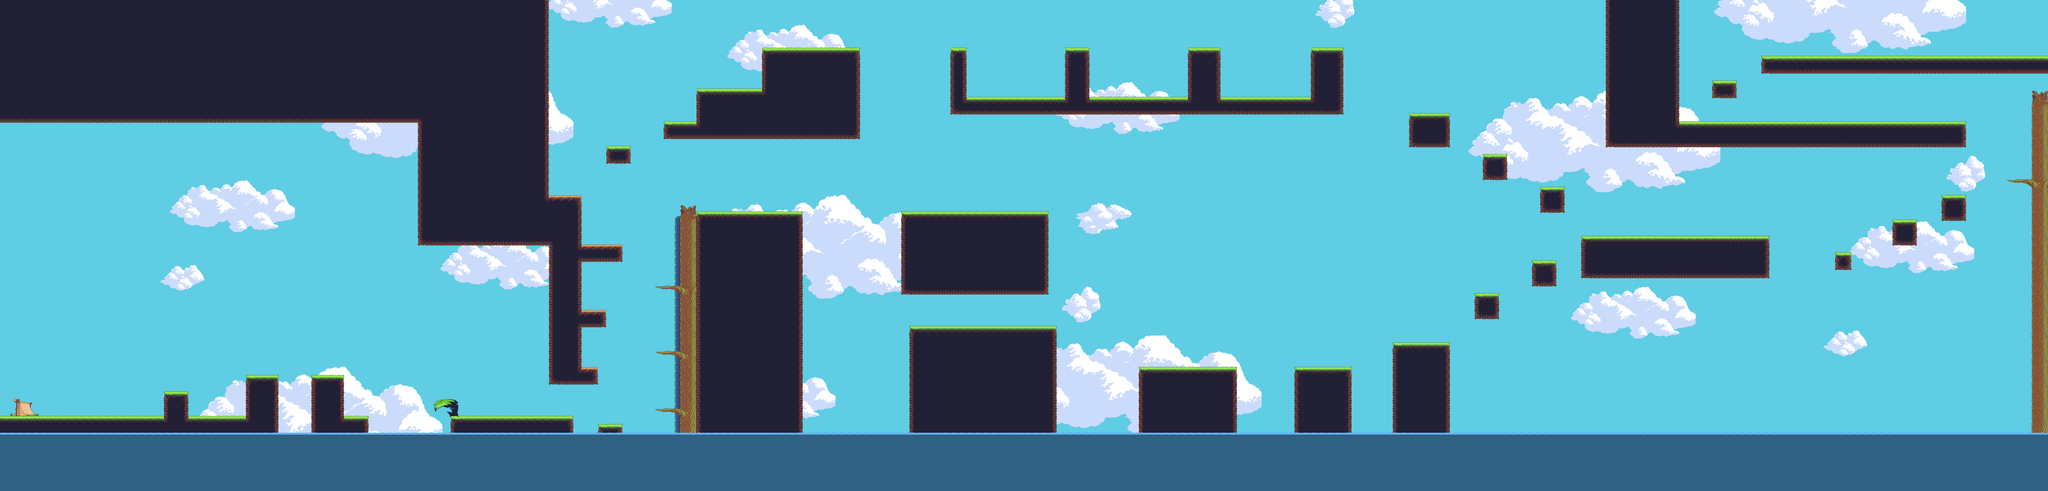

The image is a tile-based game level rendered from a .tmx file. Its description and source (layers, tilesets, objects; grid data summarised) follow:
An orthogonal 250x60 tile map with 32x32 px tiles, 5 tile layers (Last Background, Clouds, SubScenario, Scenario, ...), 1 hidden layer not drawn, 8 tilesets and 77 objects (50x wall, 16x Coin, 8x Enemy, LevelEnd, death, ...).

<map version="1.0" orientation="orthogonal" renderorder="right-down" width="250" height="60" tilewidth="32" tileheight="32" nextobjectid="128">
 <properties>
  <property name="Name" value="Level1" />
 </properties>
 <tileset firstgid="1" name="Scenario" tilewidth="32" tileheight="32" tilecount="420" columns="28">
  <image source="Jungle_terrain.png" width="896" height="480" />
 </tileset>
 <tileset firstgid="421" name="Objects" tilewidth="32" tileheight="32" tilecount="208" columns="16">
  <image source="tile_jungle_plants_objects.png" width="512" height="416" />
 </tileset>
 <tileset firstgid="629" name="objects" tilewidth="32" tileheight="32" tilecount="91" columns="13">
  <image source="objects.PNG" width="416" height="224" />
 </tileset>
 <tileset firstgid="720" name="clouds" tilewidth="32" tileheight="32" tilecount="299" columns="23">
  <image source="clouds.png" width="754" height="416" />
 </tileset>
 <tileset firstgid="1019" name="background_colors" tilewidth="32" tileheight="32" tilecount="32" columns="8">
  <image source="background_colors.png" width="256" height="128" />
 </tileset>
 <tileset firstgid="1051" name="big cloud" tilewidth="32" tileheight="32" tilecount="544" columns="32">
  <image source="big cloud.png" width="1052" height="550" />
 </tileset>
 <tileset firstgid="1595" name="Walkability" tilewidth="32" tileheight="32" tilecount="4" columns="2">
  <image source="walkability.png" width="64" height="64" />
 </tileset>
 <tileset firstgid="1599" name="end_tileset" tilewidth="32" tileheight="32" tilecount="32" columns="8">
  <image source="background_colors.png" width="256" height="128" />
 </tileset>
 <layer name="Last Background" width="250" height="60">
  <data>[15000 cells, 15000 non-empty, 2 distinct tile ids]</data>
 </layer>
 <layer name="Clouds" width="250" height="60">
  <properties>
   <property name="Parallax speed" type="float" value="0.1" />
  </properties>
  <data>[15000 cells, 3467 non-empty, 672 distinct tile ids]</data>
 </layer>
 <layer name="SubScenario" width="250" height="60">
  <properties>
   <property name="Parallax speed" type="float" value="1" />
  </properties>
  <data>[15000 cells, 127 non-empty, 23 distinct tile ids]</data>
 </layer>
 <layer name="Scenario" width="250" height="60">
  <properties>
   <property name="Parallax speed" type="float" value="1" />
  </properties>
  <data>[15000 cells, 3924 non-empty, 42 distinct tile ids]</data>
 </layer>
 <layer name="Sea" width="250" height="60">
  <properties>
   <property name="Parallax speed" type="float" value="0.5" />
  </properties>
  <data>[15000 cells, 2000 non-empty, 3 distinct tile ids]</data>
 </layer>
 <objectgroup color="#ff0000" name="Colliders">
  <object id="3" name="wall" x="640" y="1536" width="96.0039" height="96" />
  <object id="7" name="wall" x="0" y="1632" width="1088" height="64" />
  <object id="17" name="wall" x="1344" y="1632" width="96" height="64" />
  <object id="20" name="wall" x="1760.33" y="1634" width="479" height="59" />
  <object id="21" name="wall" x="2336" y="1664" width="96" height="32" />
  <object id="22" name="wall" x="2560" y="1600" width="96" height="32" />
  <object id="23" name="wall" x="2656" y="800" width="64" height="896" />
  <object id="24" name="wall" x="2560" y="1376" width="96" height="32" />
  <object id="25" name="wall" x="2560" y="1120" width="96" height="32" />
  <object id="26" name="wall" x="2144" y="1440" width="192" height="64" />
  <object id="27" name="wall" x="2270" y="1215" width="97" height="64" />
  <object id="28" name="wall" x="2272" y="960" width="160" height="64" />
  <object id="29" name="wall" x="2144" y="768" width="128" height="672" />
  <object id="31" name="wall" x="1632" y="0" width="512" height="960" />
  <object id="32" name="wall" x="0" y="0" width="1632" height="480" />
  <object id="33" name="wall" x="2720" y="832" width="416" height="864" />
  <object id="34" name="wall" x="3520" y="832" width="576" height="320" />
  <object id="36" name="wall" x="7584" y="768" width="96" height="96" />
  <object id="37" name="wall" x="7936" y="352" width="64" height="1344" />
  <object id="38" name="wall" x="7840" y="704" width="96" height="32" />
  <object id="39" name="wall" x="6688" y="320" width="96" height="64" />
  <object id="40" name="wall" x="6272" y="480" width="1408" height="96" />
  <object id="41" name="wall" x="6272" y="0" width="288" height="480" />
  <object id="42" name="wall" x="6880" y="224" width="1120" height="64" />
  <object id="49" name="wall" x="960" y="1472" width="128" height="160" />
  <object id="50" name="wall" x="1216" y="1472" width="128" height="224" />
  <object id="51" name="wall" x="1699" y="1570" width="89" height="64" />
  <object id="74" name="wall" x="-64" y="480" width="64" height="1216" />
  <object id="75" name="wall" x="8000" y="0" width="113.33" height="1920" />
  <object id="76" name="wall" x="7392" y="864" width="96" height="96" />
  <object id="78" name="wall" x="3552" y="1280" width="576" height="416" />
  <object id="79" name="wall" x="4448" y="1440" width="384" height="256" />
  <object id="80" name="wall" x="5056" y="1440" width="224" height="256" />
  <object id="81" name="wall" x="5440" y="1344" width="224" height="352" />
  <object id="82" name="wall" x="5760" y="1152" width="96" height="96" />
  <object id="85" name="wall" x="7168" y="992" width="64" height="64" />
  <object id="86" name="wall" x="5504" y="448" width="160" height="128" />
  <object id="88" name="wall" x="6176" y="928" width="736" height="160" />
  <object id="89" name="wall" x="3712" y="192" width="64" height="192" />
  <object id="90" name="wall" x="3712" y="384" width="1536" height="64" />
  <object id="91" name="wall" x="4160" y="192" width="96" height="192" />
  <object id="92" name="wall" x="4640" y="192" width="128" height="192" />
  <object id="93" name="wall" x="5120" y="192" width="128" height="192" />
  <object id="94" name="wall" x="2368" y="576" width="96" height="96" />
  <object id="95" name="wall" x="2592" y="480" width="128" height="64" />
  <object id="96" name="wall" x="2720" y="352" width="256" height="192" />
  <object id="97" name="wall" x="2976" y="192" width="384" height="352" />
  <object id="124" name="wall" x="5984" y="1024" width="96" height="96" />
  <object id="126" name="wall" x="6016" y="736" width="96" height="96" />
  <object id="127" name="wall" x="5792" y="608" width="96" height="96" />
 </objectgroup>
 <objectgroup color="#0000ff" name="LevelEnd">
  <object id="9" name="LevelEnd" x="7904" y="0" width="32" height="224" />
 </objectgroup>
 <objectgroup color="#888888" name="Death colliders">
  <object id="55" name="death" x="650.121" y="1744" width="7349.88" height="96" />
 </objectgroup>
 <objectgroup color="#00ff00" name="Entities">
  <object id="64" name="Player" type="Player" x="200" y="1566" width="35" height="65" />
  <object id="65" name="Flying_Enemy" type="Enemy" x="801" y="1376" width="30" height="30" />
  <object id="66" name="Ground_Enemy" type="Enemy" x="1920" y="1584" width="70" height="40" />
  <object id="67" name="Flying_Enemy" type="Enemy" x="2240" y="320" width="30" height="30" />
  <object id="68" name="Ground_Enemy" type="Enemy" x="3904" y="780" width="70" height="40" />
  <object id="69" name="Ground_Enemy" type="Enemy" x="7168" y="174" width="70" height="40" />
  <object id="99" name="Ground_Enemy" type="Enemy" x="3872" y="334" width="70" height="40" />
  <object id="100" name="Ground_Enemy" type="Enemy" x="4419" y="334" width="70" height="40" />
  <object id="101" name="Ground_Enemy" type="Enemy" x="4896" y="334" width="70" height="40" />
  </objectgroup>
 <layer name="Walkability" width="250" height="60" visible="0">
  <properties>
   <property name="Navigation" type="int" value="1" />
  </properties>
  <data>[15000 cells, 3672 non-empty, 2 distinct tile ids]</data>
 </layer>
</map>
<!-- 16 of 77 objects omitted -->
